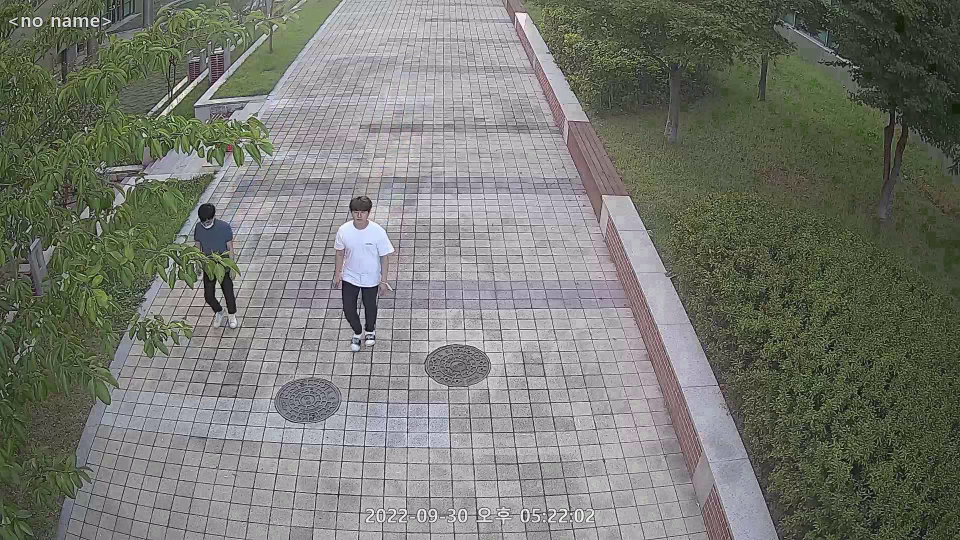
#> input picture whatxx/sample/9_1.png, 1920 x 1080 px, found by its file name (shown at 1/2 size)
$ python whatxx19.py
#> lines starting #> are read from the running program, lines starting #| are printed output that depends on the picture; after the words box and inside, x2 and y2 are one past the last pixel; in counts of white or black regions, pixels touching at a corner belong together
#https://medium.com/@conghung43/image-projective-transformation-with-opencv-python-f0028aaf2b6d
#copyto: https://deep-learning-study.tistory.com/104

import cv2 as cv2
import numpy as np

def transform_polygon(H, poly_dict):
    """
    H : 3x3 matrix
    poly_dict : {"tl": [x1, y1], ...}

    new_poly_dict : {"tl": [H(x1, y1)], ...}
    """
    new_poly_dict = {}
    for pos, old_p in poly_dict.items():
        new_p = np.matmul(H, np.array(old_p + [1]))
        new_poly_dict[pos] = [int(new_p[0] / new_p[2]), int(new_p[1] / new_p[2])]
    return new_poly_dict


def rectangle_to_polygon(corners):
    xmin, ymin, xmax, ymax = corners
    poly_dict = {
        "tl": [xmin, ymin],
        "tr": [xmax, ymin],
        "br": [xmax, ymax],
        "bl": [xmin, ymax]
    }
    return poly_dict


# This function will get click pixel coordinate that source image will be pasted to destination image
def get_paste_position(event, x, y, flags, paste_coordinate_list):
    cv2.imshow('collect coordinate', img_dest_copy)
    if event == cv2.EVENT_LBUTTONUP:
    # Draw circle right in click position
        cv2.circle(img_dest_copy, (x, y), 2, (0, 0, 255), -1)
        # Append new clicked coordinate to paste_coordinate_list
        paste_coordinate_list.append([x, y])

def mouse_handler(event, x, y, flasgs, data):
    if event== cv2.EVENT_LBUTTONDOWN:
        cv2.circle(data['im'], (x,y),3,(0,0,255), -1)
        cv2.imshow('image', data['im'])

        if len(data['points']) < 4 :
            data['points'].append([x,y])


def get_four_points(im):
    data = {}
    data['im'] = im.copy()
    data['points'] = []
    cv2.imshow('image', im)
    cv2.setMouseCallback('image', mouse_handler, data)

    cv2.waitKey(45000)
    # [4 lines of commented-out code are left out]

    points = np.array(data['points'], dtype=float)

    print(points)

    return points


if __name__ == '__main__':
    # Read source image
    img_ceiling = cv2.imread('./data/sample/9_1.png', cv2.IMREAD_COLOR)
#> img_ceiling is the input picture: shape (1080, 1920, 3); mean B, G, R 113, 120.5, 118.5
    img_ceiling = cv2.resize(img_ceiling, (960, 540))
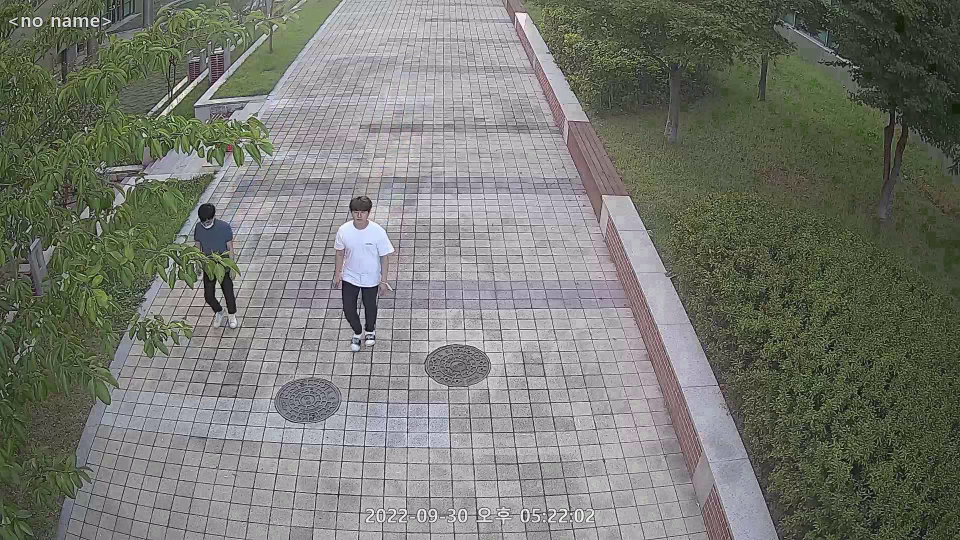
#> img_ceiling: shape (540, 960, 3); mean B, G, R 113.2, 120.7, 118.6
    h, w, c = img_ceiling.shape
#> h = 540; w = 960; c = 3

    img_angle = cv2.imread('./data/sample/9_2.png', cv2.IMREAD_COLOR)
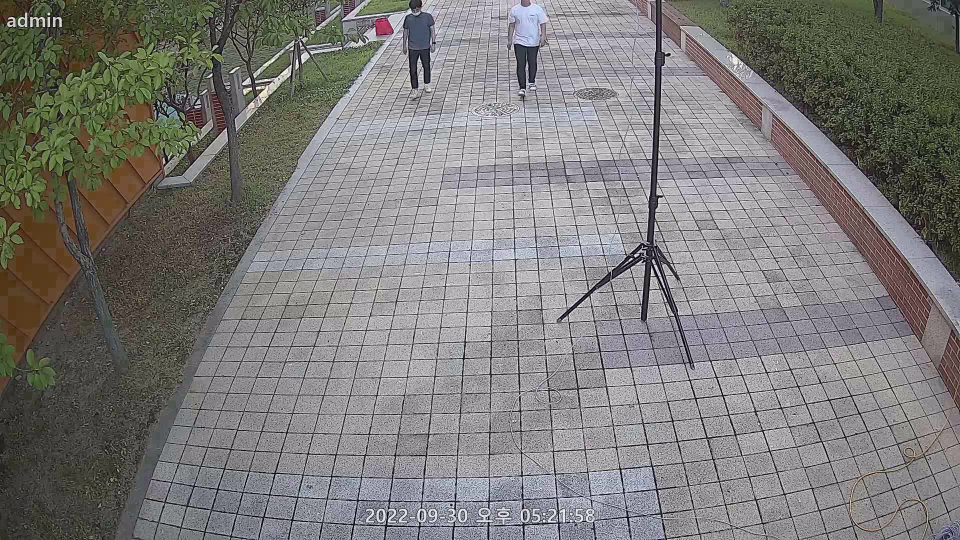
#> input picture whatxx/sample/9_2.png, 1920 x 1080 px, found by its file name (shown at 1/2 size)
#> img_angle is the input picture: shape (1080, 1920, 3); mean B, G, R 122.3, 123.7, 125.7
    img_angle = cv2.resize(img_angle, (960, 540))
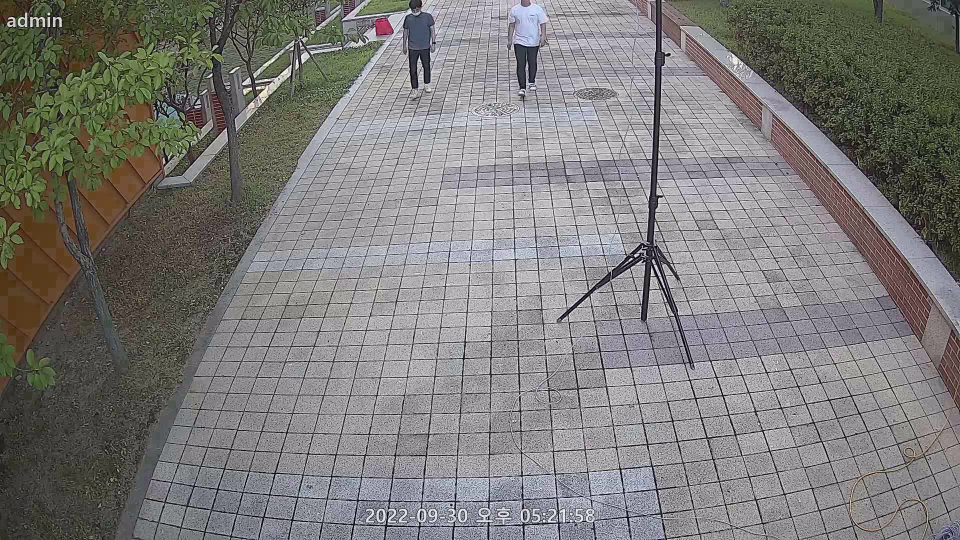
#> img_angle: shape (540, 960, 3); mean B, G, R 122.4, 123.9, 125.8

    #ceiling 탑뷰 호모그래피
    c_pts1 = np.float32([[302, 1], [2, 533], [522, 3], [779, 535]]) #돼지우리 땅바닥 좌표 [[left,top], [left,bottom], [right, top], [right, bottom]]
    c_pts2 = np.float32([[0, 0], [0, 540], [960, 0], [960, 540]]) #이미지 전체 크기
    c_H = cv2.getPerspectiveTransform(c_pts1, c_pts2)
    img_top_ceil = cv2.warpPerspective(img_ceiling, c_H, (960, 540))
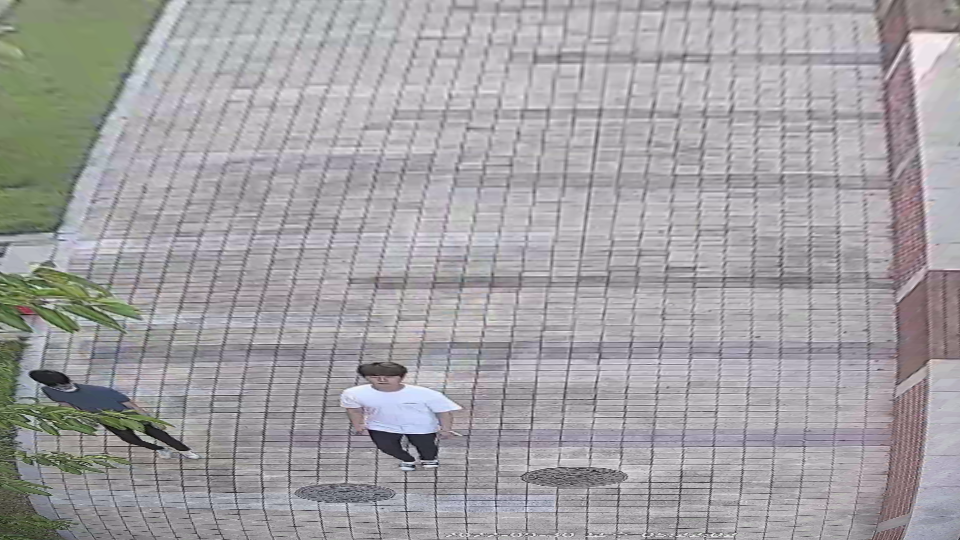
#> img_top_ceil: shape (540, 960, 3); mean B, G, R 162.8, 160.3, 162.3

    # angle 탑뷰 호모그래피
    a_pts1 = np.float32([[366, 1], [89, 339], [666, 2], [950, 266]])  #돼지우리 땅바닥 좌표 [[left,top], [left,bottom], [right, top], [right, bottom]]
    a_pts2 = np.float32([[0, 0], [0, 540], [960, 0], [960, 540]]) #이미지 전체 크기
    a_H = cv2.getPerspectiveTransform(a_pts1, a_pts2)
    img_top_angle = cv2.warpPerspective(img_angle, a_H, (960, 540))
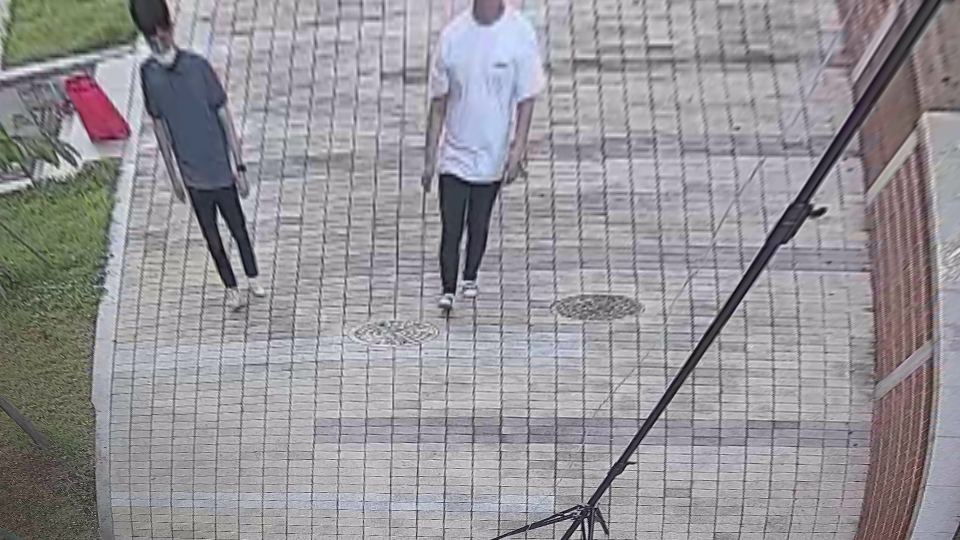
#> img_top_angle: shape (540, 960, 3); mean B, G, R 151.5, 146.6, 149.6

    # angle 탑뷰 -> ceil 탑뷰 호모그래피 (겹치는 부분)
    c_top_pts = np.float32([[42, 309], [27, 506], [957, 261], [953, 518]])  # 돼지우리 땅바닥 좌표 [[left,top], [left,bottom], [right, top], [right, bottom]]
    a_top_pts = np.float32([[132, 128], [105, 364], [953, 12], [959, 335]])  # 돼지우리 땅바닥 좌표 [[left,top], [left,bottom], [right, top], [right, bottom]]턴
    ac_H = cv2.getPerspectiveTransform(a_top_pts, c_top_pts) #역함수에 사용할 경우 H (결과는 같음)
    ca_H = cv2.getPerspectiveTransform(c_top_pts, a_top_pts) #그냥 사용할 경우 H (결과는 같음)

    cv2.circle(img_ceiling, (302, 1), 3, (255, 0, 0), -1)
#> img_ceiling: shape (540, 960, 3); under 0.01% of pixels changed, all inside (x1, y1, x2, y2) = (299, 0, 306, 5)
    cv2.circle(img_ceiling, (2, 533), 3, (0, 255, 0), -1)
#> img_ceiling: shape (540, 960, 3); mean B, G, R 113.2, 120.7, 118.6
    cv2.circle(img_ceiling, (522, 3), 3, (0, 0, 255), -1)
#> img_ceiling: shape (540, 960, 3); mean B, G, R 113.2, 120.7, 118.6
    cv2.circle(img_ceiling, (779, 535), 3, (0, 0, 255), -1)
#> img_ceiling: shape (540, 960, 3); mean B, G, R 113.2, 120.6, 118.6

    cv2.circle(img_angle, (366, 1), 3, (255, 0, 0), -1)
#> img_angle: shape (540, 960, 3); under 0.01% of pixels changed, all inside (x1, y1, x2, y2) = (363, 0, 370, 5)
    cv2.circle(img_angle, (89, 339), 3, (0, 255, 0), -1)
#> img_angle: shape (540, 960, 3); mean B, G, R 122.4, 123.9, 125.8
    cv2.circle(img_angle, (666, 2), 3, (0, 0, 255), -1)
#> img_angle: shape (540, 960, 3); mean B, G, R 122.4, 123.8, 125.8
    cv2.circle(img_angle, (950, 266), 3, (0, 0, 255), -1)
#> img_angle: shape (540, 960, 3); mean B, G, R 122.4, 123.8, 125.8

    # 테스트: object 간편하게 수기입력 (xmin, ymin, xmax, ymax)
    ceil_pig = [192, 211, 242, 323]  #두환
    ceil_pig = [336, 207, 384, 339]  #
    ceil_to_topceil = transform_polygon(c_H, rectangle_to_polygon(ceil_pig))  # BB [626.22114081 185.16983677 742.21929358 328.59193591] #xmin, ymin, xmax, ymax
    top_ceil_to_top_angled = transform_polygon(ca_H, ceil_to_topceil)  # 역함수 대신 그냥 H로 ceil top-> angle top
    top_angled_to_angled = transform_polygon(np.linalg.inv(a_H), top_ceil_to_top_angled)
    print("ceil_pig: ", top_angled_to_angled)
    img_result = cv2.rectangle(img_angle, (368, 56), (430, 90), (0, 255, 0), 5) #나
    img_result = cv2.rectangle(img_angle, (488, 47), (539, 87), (0, 255, 0), 5)  # 나
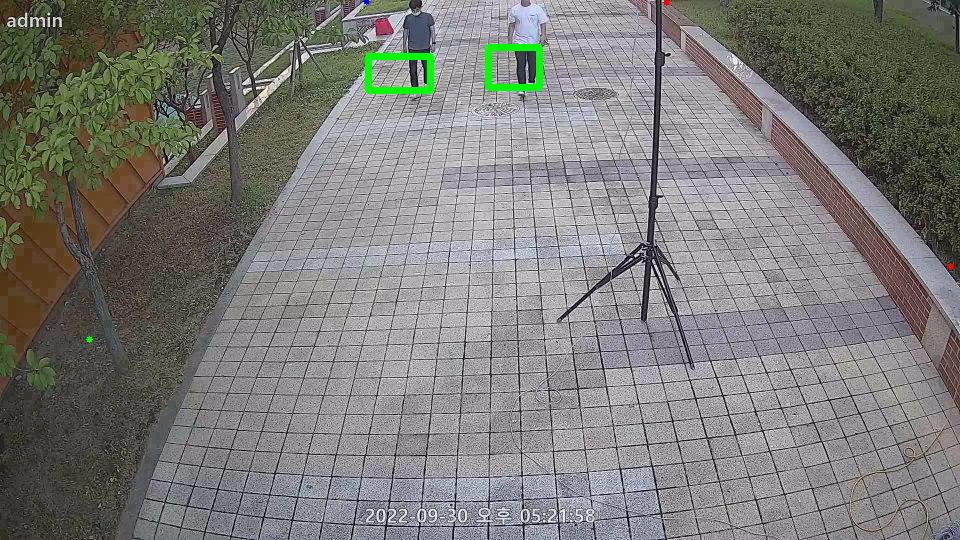
#> img_result: shape (540, 960, 3); mean B, G, R 121.7, 124.4, 125.1
    # img_result = cv2.rectangle(img_angle, (533, 56), (580, 91), (0, 255, 0), 5) #
    # img_result = cv2.rectangle(img_angle, (429, 82), (495, 117), (0, 255, 0), 5)  #

    #이미지 좌표 따오기
    paste_coordinate = get_four_points(img_ceiling)
#> in get_four_points, `points = np.array(data['points'], dtype=float)`: points = empty array
#> paste_coordinate = empty array
    print("paste_coordinate: ", paste_coordinate)
#| paste_coordinate:  []
    paste_coordinate = np.array(paste_coordinate)


    # # img_result = cv2.rectangle(img_ceiling, (140, 189), (187, 297), (0, 255, 0), 2)
    #
    cv2.imshow('img_angle', img_angle)
    cv2.imshow('img_ceiling', img_ceiling)
    cv2.imshow('img_top_ceil', img_top_ceil)
    cv2.imshow('img_top_angle', img_top_angle)
    # cv2.imshow('test2', img_top_angle)
    cv2.waitKey(0)
    cv2.destroyAllWindows()
